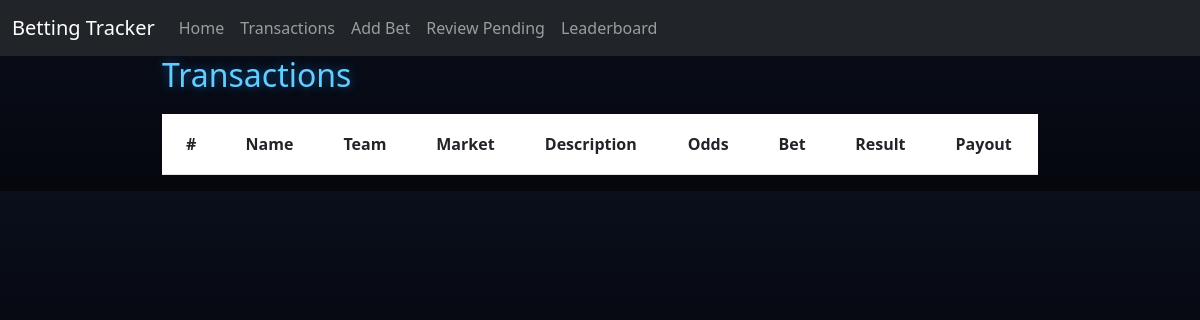
The page /review on the database as committed earlier.
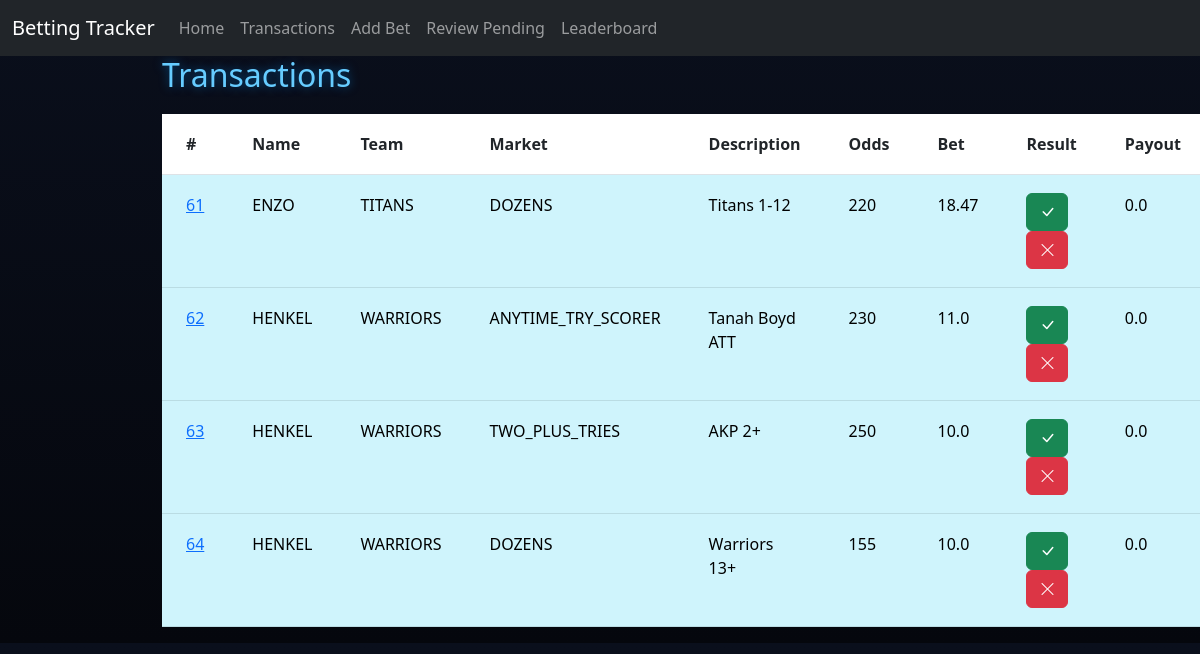
The same page on the database as committed later.
### tables this page shows
CREATE TABLE Transactions (
                            ID INTEGER PRIMARY KEY AUTOINCREMENT,
                            PlayerID INTEGER,
                            Team TEXT,
                            BetType TEXT,
                            Description TEXT,
                            Odds INTEGER,
                            AmountBet REAL,
                            Status TEXT,
                            AmountWon REAL,
                            FOREIGN KEY(PlayerID) REFERENCES Players(ID)
                        );

CREATE TABLE Players (
                        ID INTEGER PRIMARY KEY AUTOINCREMENT,
                        Name TEXT,
                        BetsPlaced INTEGER,
                        SuccessRate REAL,
                        Bank REAL
                    );

### app.py (the view, shortened to what this page needs)
@app.route("/review", methods=["GET", "POST"])
def review():
    db = get_db(DB)
    pending = db.execute("""
        SELECT Transactions.*, Players.Name
        FROM Transactions
        JOIN Players ON Players.ID = Transactions.PlayerID
        WHERE Status = 'Pending'
    """).fetchall()
    return render_template("review.html", transactions=pending)

### app.py (called while the page is built)
def get_db(DB):
    try:
        db = sqlite3.connect(DB)
        return db
    except sqlite3.Error as e:
        print(f"Error opening database: {e}")
        return None

### templates/review.html (shortened to what this page needs)
{% extends "base.html" %}
{% block content %}
<h2>Transactions</h2>
<table class="table transaction-table">
    <tr>
        <th>#</th>
        <th>Name</th>
        <th>Team</th>
        <th>Market</th>
        <th>Description</th>
        <th>Odds</th>
        <th>Bet</th>
        <th>Result</th>
        <th>Payout</th>
    </tr>
    {% for p in transactions %}
    <tr class="table-info">
        <td>
            <a href="{{ url_for('player', id=p[0]) }}">
                {{ p[0] }}
            </a>
        </td>
        <td>{{ p[9] }}</td>
        <td>{{ p[2] }}</td>
        <td>{{ p[3] }}</td>
        <td>{{ p[4] }}</td>
        <td>{{ p[5] }}</td>
        <td>{{ p[6] }}</td>
        <td>
            <form method="POST" action="{{ url_for('review') }}" style="display:inline;">
                <button class="btn btn-success">
                    <i class="bi bi-check-lg"></i>
                </button>
            </form>
            <form method="POST" action="{{ url_for('review') }}" style="display:inline;">
                <button class="btn btn-danger">
                    <i class="bi bi-x-lg"></i>
                </button>
            </form>
        </td>
        <td>{{ p[8] }}</td>
    </tr>
    {% endfor %}
</table>
{% endblock %}

### templates/base.html (shortened to what this page needs)
<!DOCTYPE html>
<html lang="en">
<head>
<link href="https://cdn.jsdelivr.net/npm/bootstrap@5.3.0/dist/css/bootstrap.min.css" rel="stylesheet">
<link rel="stylesheet" href="https://cdn.jsdelivr.net/npm/bootstrap-icons@1.11.1/font/bootstrap-icons.css">
</head>
<body>
<nav class="navbar navbar-expand-lg navbar-dark bg-dark">
    <div class="container-fluid">
        <a class="navbar-brand" href="/">Betting Tracker</a>
    <div class="collapse navbar-collapse">
        <ul class="navbar-nav me-auto mb-2 mb-lg-0">
            <li class="nav-item">
                <a class="nav-link" href="/">Home</a>
            </li>
            <li class="nav-item">
                <a class="nav-link" href="/transactions">Transactions</a>
            </li>
            <li class="nav-item">
                <a class="nav-link" href="/add">Add Bet</a>
            </li>
            <li class="nav-item">
                <a class="nav-link" href="/review">Review Pending</a>
            </li>
            <li class="nav-item">
                <a class="nav-link" href="/leaderboard">Leaderboard</a>
            </li>
        </ul>
    </div>
</div>
</nav>
<div class="container">
    {% block content %}
    {% endblock %}
</div>
</body>
</html>

### templates/base.html (style rules this page uses)
body { background: linear-gradient(to bottom, #0a0f1c, #05070d); color: white; font-family: 'Segoe UI', Tahoma, Geneva, Verdana, sans-serif; }
.container { max-width: 900px; }
h2 { margin-bottom: 20px; color: #66ccff; text-shadow: 0 0 10px rgba(0, 150, 255, 0.5); }
.transaction-table th, .transaction-table td { padding: 18px 24px; }

Rows that differ between the two databases and show on the page:
added Transactions: ID "61", Name "ENZO", Team "TITANS", BetType "DOZENS", Description "Titans 1-12", Odds "220", AmountBet "18.47", AmountWon "0.0"
added Transactions: ID "62", Name "HENKEL", Team "WARRIORS", BetType "ANYTIME_TRY_SCORER", Description "Tanah Boyd ATT", Odds "230", AmountBet "11.0", AmountWon "0.0"
added Transactions: ID "63", Name "HENKEL", Team "WARRIORS", BetType "TWO_PLUS_TRIES", Description "AKP 2+", Odds "250", AmountBet "10.0", AmountWon "0.0"
added Transactions: ID "64", Name "HENKEL", Team "WARRIORS", BetType "DOZENS", Description "Warriors 13+", Odds "155", AmountBet "10.0", AmountWon "0.0"
